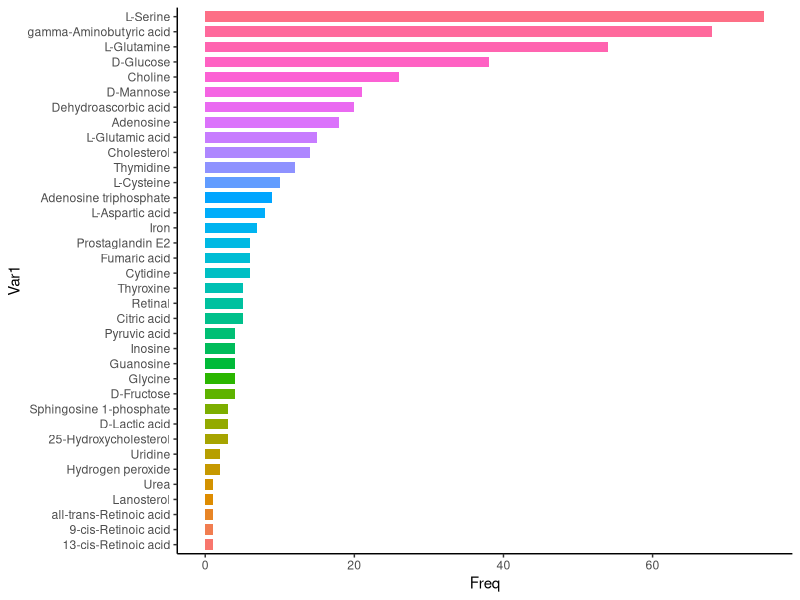

Generate this figure with R:
# MEBOCOST metabolite connectivity between cells
# R 4.2.2
library(ggplot2) # version 3.4.2

commu_df = read.csv(file = './darmanis_MEBOCOST_output/commu_df.csv',
                    header = T, quote = '')

commu_df = commu_df[commu_df$permutation_test_fdr < 0.05, ]

metab_connectivity = as.data.frame(table(commu_df$Metabolite_Name))

metab_connectivity = metab_connectivity[order(metab_connectivity$Freq,
                                              decreasing = F),]
metab_connectivity$Var1 = factor(metab_connectivity$Var1, 
                                 levels = metab_connectivity$Var1)

p = ggplot(metab_connectivity, aes(x = Var1, y = Freq, fill = Var1))+
  geom_bar(width = 0.7, stat = "identity")+
  coord_flip() +
  theme_classic() +
  theme(legend.position="none") 

ggsave(filename = 'MEBOCOST_sig_metabolite_connectivity.pdf', plot = p, 
       device = 'pdf', height = 5, width = 4, units = 'in')

